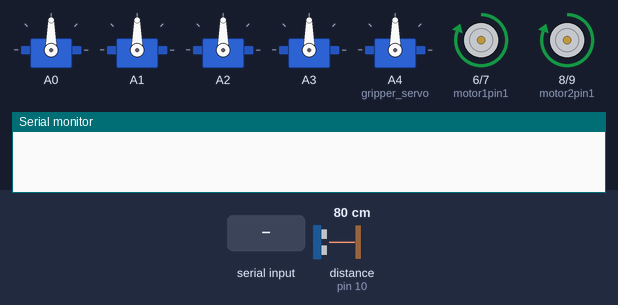
Recording of a sketch running on a simulated Arduino Uno, built with avr-gcc and run on an emulated ATmega328P. On the bench: 5 × servo, motor-driver pin pairs drawn as motors (green arrow = first pin HIGH = forward, orange = second pin HIGH = backward, longer = more drive), the last lines printed to the serial monitor. Wiring (inferred from the names in the program): ultrasonic range finder: trigger pin 11; echo pin 10. Inputs (shaded band) come from the test bench; at power-on: distance to the obstacle (sensor on pin 10) 80 cm. The echo pulse lasts 58.3 µs per cm.

Above: at 1.2 s.
1.3 s: distance to the obstacle (sensor on pin 10) set to 2 cm
At 2.1 s:
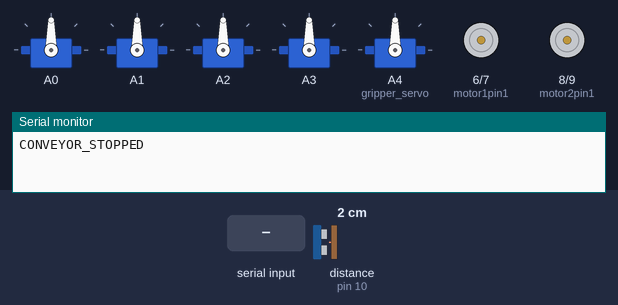
2.8 s: "90,45,200\n" received over Serial
At 5.5 s:
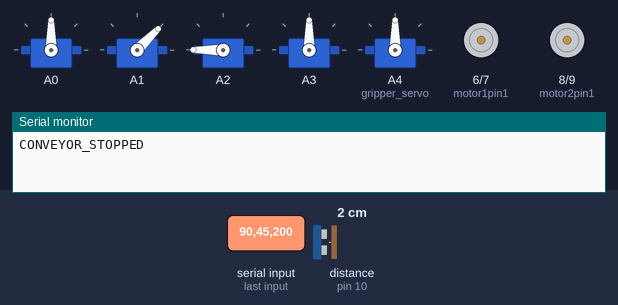
5.8 s: distance to the obstacle (sensor on pin 10) set to 18 cm
At 6.8 s:
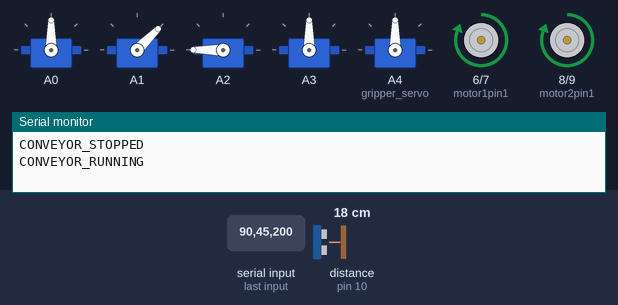
7.3 s: "30,150,10\n" received over Serial
At 7.75 s:
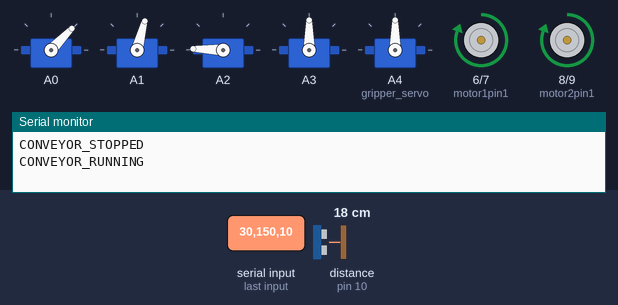
10.3 s: "90,45\n" received over Serial
At 12.4 s:
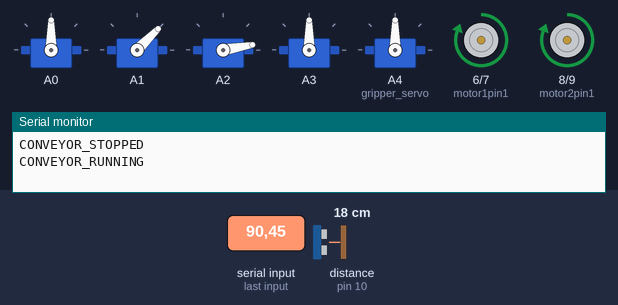
13.3 s: "30,150\n" received over Serial
At 15.9 s:
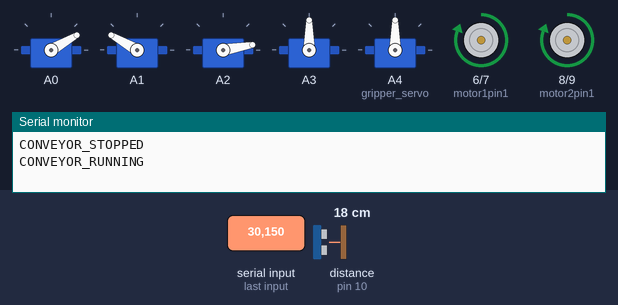
Timing chart, 0 to 17.3 s (numbered marks = the images above; inputs shaded):
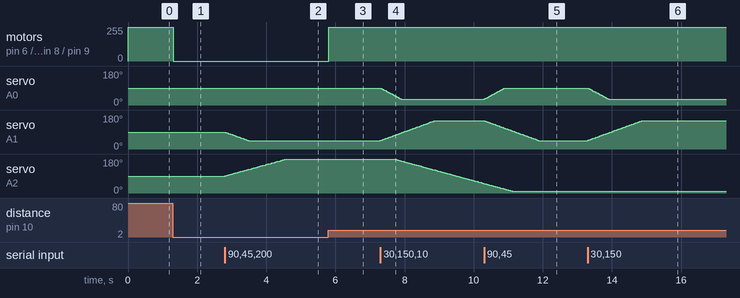

The sketch:

SCSS-Arduino.ino
```cpp
#include <Servo.h>

#define JOINTS_NUM 4
#define BUFFER_SIZE 64

#define trig 11
#define echo 10
#define motor1pin1 6
#define motor1pin2 7
#define motor2pin1 8
#define motor2pin2 9

int target_joints[JOINTS_NUM] = {90, 90, 90, 90};
char inputBuffer[BUFFER_SIZE];
int gripper = 90; // Inițializat la 90° (sau unghiul tău de "Home" pentru clește)

bool bandaOprita = false;

Servo servos[JOINTS_NUM];
Servo gripper_servo;

void setup() {
  Serial.begin(57600);

  pinMode(trig, OUTPUT);
  pinMode(echo, INPUT);

  pinMode(motor1pin1, OUTPUT);
  pinMode(motor1pin2, OUTPUT);
  pinMode(motor2pin1, OUTPUT);
  pinMode(motor2pin2, OUTPUT);

  servos[0].attach(A0);
  servos[1].attach(A1);
  servos[2].attach(A2);
  servos[3].attach(A3);
  gripper_servo.attach(A4);

  gripper_servo.write(gripper);

  digitalWrite(motor1pin1, HIGH);
  digitalWrite(motor1pin2, LOW);
  digitalWrite(motor2pin1, HIGH);
  digitalWrite(motor2pin2, LOW);
}

void taskReadSerial() {
  if (Serial.available() > 0) {
    int bytesRead = Serial.readBytesUntil('\n', inputBuffer, BUFFER_SIZE - 1);
    inputBuffer[bytesRead] = '\0';

    char* token = strtok(inputBuffer, ",");

    for (int i = 0; i < JOINTS_NUM; i++) {
      if (token != NULL) {
        target_joints[i] = atoi(token);
        token = strtok(NULL, ",");
      }
    }

    if (token != NULL) {
      gripper = atoi(token);
    }
  }
}

void taskMoveJoint(int servo_id, int targetAngle, unsigned long duration) {
  static int currentAngles[JOINTS_NUM] = {90, 90, 90, 90};
  static unsigned long lastExecution[JOINTS_NUM] = {0, 0, 0, 0};

  if (millis() - lastExecution[servo_id] < duration) return;

  if (currentAngles[servo_id] != targetAngle) {
    if (currentAngles[servo_id] < targetAngle) {
      currentAngles[servo_id]++;
    } else {
      currentAngles[servo_id]--;
    }
    servos[servo_id].write(currentAngles[servo_id]);
    lastExecution[servo_id] = millis();
  }
}

void taskGripper(int target_gripper, unsigned long duration) {
  static unsigned long lastExecution = 0;
  if (millis() - lastExecution < duration) return;

  gripper_servo.write(target_gripper);
  lastExecution = millis();
}

float ultrasonic() {
  digitalWrite(trig, LOW);
  delayMicroseconds(2);
  digitalWrite(trig, HIGH);
  delayMicroseconds(10);
  digitalWrite(trig, LOW);

  unsigned long duration = pulseIn(echo, HIGH, 10000);
  if (duration == 0) return 999;

  return (duration * 0.0343) / 2;
}

void check_conveyor(unsigned long duration) {
  static unsigned long chrono = 0;
  if (millis() - chrono < duration) return;

  float distance = ultrasonic();

  if (distance > 0 && distance < 10) {
    digitalWrite(motor1pin1, LOW);
    digitalWrite(motor1pin2, LOW);
    digitalWrite(motor2pin1, LOW);
    digitalWrite(motor2pin2, LOW);

    if (!bandaOprita) {
      Serial.println("CONVEYOR_STOPPED");
      bandaOprita = true;
    }
  } else {
    digitalWrite(motor1pin1, HIGH);
    digitalWrite(motor1pin2, LOW);
    digitalWrite(motor2pin1, HIGH);
    digitalWrite(motor2pin2, LOW);

    if (bandaOprita) {
      Serial.println("CONVEYOR_RUNNING");
      bandaOprita = false;
    }
  }

  chrono = millis();
}

void loop() {
  taskReadSerial();

  taskMoveJoint(0, target_joints[0], 10);
  taskMoveJoint(1, target_joints[1], 15);
  taskMoveJoint(2, target_joints[2], 20);
  taskMoveJoint(3, target_joints[3], 25);

  taskGripper(gripper, 40);

  check_conveyor(20);
}
```

Measured:
- after the input at 1.3 s, motor on pin 6 (motor1pin1) / pin 7 (motor1pin2), motor on pin 8 (motor2pin1) / pin 9 (motor2pin2): forward 255/255 → stopped at once
- after the input at 2.8 s, servo on A1: moves from 90° to 45° over 0.68 s, starting at once; servo on A2: moves from 90° to 180° over 1.8 s, starting at once
- after the input at 5.8 s, motor on pin 6 (motor1pin1) / pin 7 (motor1pin2), motor on pin 8 (motor2pin1) / pin 9 (motor2pin2): stopped → forward 255/255 at once
- after the input at 7.3 s, servo on A0: moves from 90° to 30° over 0.60 s, starting at once; servo on A1: moves from 45° to 150° over 1.6 s, starting at once; servo on A2: moves from 180° to 50° over 2.6 s, starting after 0.41 s
- after the input at 10.3 s, servo on A0: moves from 30° to 90° over 0.58 s, starting at once; servo on A1: moves from 150° to 45° over 1.6 s, starting at once
- after the input at 13.3 s, servo on A0: moves from 90° to 30° over 0.60 s, starting at once; servo on A1: moves from 45° to 150° over 1.6 s, starting at once
